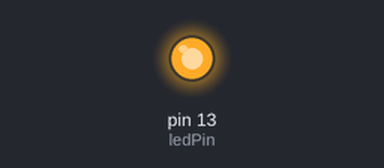
Bench run of a sketch on a simulated Arduino Uno, built with avr-gcc and run on an emulated ATmega328P. Shown: output pins drawn as LEDs (lit = HIGH). Random numbers use the default seed unless the sketch sets one.

Above: at 0.1 s.
Timing chart, 0 to 1.6 s (numbered marks = the images above):
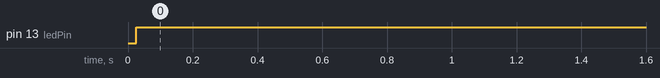

Measured:
- by itself, pin 13 (ledPin): LOW → HIGH at 0.03 s

The sketch:

2-Flicker.ino
```cpp
// A sample code to control the built in LED with a variety of defined modes
// Off, On, PWM, Flicker, Blink
// Further details can be found at https://msraynsford.blogspot.com/2025/05/how-to-flicker-led.html
// https://www.donteatpuzzles.com/

#include <FastLED.h>

#define INTERVAL  25

enum class ledModes { Off,
                      On,
                      Blink,
                      PWM,
                      Flicker};

const uint8_t ledMAX = 32;
const uint8_t ledMIN = 0;

const uint8_t ledPin = LED_BUILTIN;

ledModes      ledMode = ledModes::Off;
uint8_t       ledValue = ledMAX;

uint8_t loopCount = 0;


void setup() {
  pinMode(ledPin, OUTPUT);      // Initialise the LED pin as an output

  // Set the kind of behaviour from the LED
  ledMode = ledModes::Flicker;

  //ledMode = ledModes::Blink;

  //ledMode = ledModes::PWM;
  //ledValue = 16;
}

void loop() {
  EVERY_N_MILLISECONDS(INTERVAL) {
    controlLights();
  }
}

void controlLights(void) {
  switch (ledMode) {
    case ledModes::Off:
      // Turn the PWM all the way off
      ledValue = ledMIN;
      break;

    case ledModes::On:
      // Turn the PWM all the way on
      ledValue = ledMAX;
      break;

    case ledModes::PWM:
      // Nothing needs to be done for PWM
      break;

    case ledModes::Flicker:
      // Randomly select a value for the brightness
      ledValue = random(ledMAX);
      break;

    case ledModes::Blink:
      // Check how many loops have elapsed and toggle on/off every second
      if(loopCount > 40) {
        ledValue = ledMAX - ledValue;
        loopCount = 0;
      }
      break;
  }

  // Send the LED value out to the ledPin
  analogWrite(ledPin, 255 - ledValue);

  // Count how many times this loop has be performed
  loopCount++;
}
```
